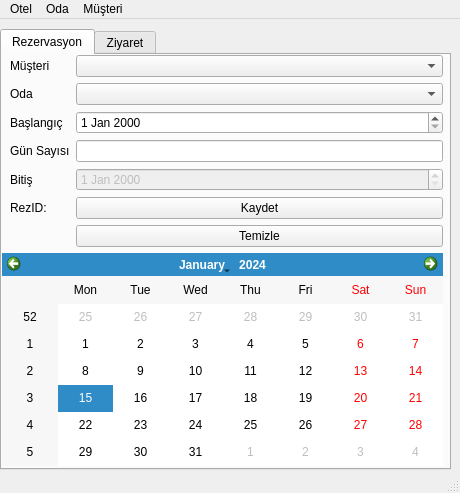
<?xml version="1.0" encoding="UTF-8"?>
<ui version="4.0">
 <class>OtelOTOMO</class>
 <widget class="QMainWindow" name="OtelOTOMO">
  <property name="geometry">
   <rect>
    <x>0</x>
    <y>0</y>
    <width>460</width>
    <height>493</height>
   </rect>
  </property>
  <property name="windowTitle">
   <string>OtelOTOMO</string>
  </property>
  <widget class="QWidget" name="centralwidget">
   <widget class="QTabWidget" name="tabWidget">
    <property name="geometry">
     <rect>
      <x>0</x>
      <y>10</y>
      <width>451</width>
      <height>441</height>
     </rect>
    </property>
    <property name="currentIndex">
     <number>0</number>
    </property>
    <widget class="QWidget" name="tab">
     <attribute name="title">
      <string>Rezervasyon</string>
     </attribute>
     <widget class="QWidget" name="verticalLayoutWidget">
      <property name="geometry">
       <rect>
        <x>0</x>
        <y>0</y>
        <width>441</width>
        <height>411</height>
       </rect>
      </property>
      <layout class="QVBoxLayout" name="verticalLayout">
       <property name="sizeConstraint">
        <enum>QLayout::SetNoConstraint</enum>
       </property>
       <item>
        <layout class="QFormLayout" name="formLayout">
         <property name="sizeConstraint">
          <enum>QLayout::SetNoConstraint</enum>
         </property>
         <property name="leftMargin">
          <number>8</number>
         </property>
         <item row="3" column="0">
          <widget class="QLabel" name="label">
           <property name="text">
            <string>Oda</string>
           </property>
          </widget>
         </item>
         <item row="3" column="1">
          <widget class="QComboBox" name="cmbOda"/>
         </item>
         <item row="1" column="0">
          <widget class="QLabel" name="label_2">
           <property name="text">
            <string>Müşteri</string>
           </property>
          </widget>
         </item>
         <item row="1" column="1">
          <widget class="QComboBox" name="cmbMusteri"/>
         </item>
         <item row="4" column="1">
          <widget class="QDateEdit" name="RezBas"/>
         </item>
         <item row="4" column="0">
          <widget class="QLabel" name="label_3">
           <property name="text">
            <string>Başlangıç</string>
           </property>
          </widget>
         </item>
         <item row="7" column="0">
          <widget class="QLabel" name="label_4">
           <property name="text">
            <string>Bitiş</string>
           </property>
          </widget>
         </item>
         <item row="7" column="1">
          <widget class="QDateEdit" name="RezBit">
           <property name="enabled">
            <bool>false</bool>
           </property>
          </widget>
         </item>
         <item row="5" column="0">
          <widget class="QLabel" name="label_9">
           <property name="text">
            <string>Gün Sayısı</string>
           </property>
          </widget>
         </item>
         <item row="5" column="1">
          <widget class="QLineEdit" name="txtGun"/>
         </item>
         <item row="8" column="1">
          <widget class="QPushButton" name="pushButton">
           <property name="text">
            <string>Kaydet</string>
           </property>
          </widget>
         </item>
         <item row="9" column="1">
          <widget class="QPushButton" name="pushButton_2">
           <property name="text">
            <string>Temizle</string>
           </property>
          </widget>
         </item>
         <item row="8" column="0">
          <widget class="QLabel" name="label_8">
           <property name="text">
            <string>RezID:</string>
           </property>
          </widget>
         </item>
        </layout>
       </item>
       <item>
        <widget class="QCalendarWidget" name="TakvimRez"/>
       </item>
      </layout>
     </widget>
    </widget>
    <widget class="QWidget" name="tab_2">
     <attribute name="title">
      <string>Ziyaret</string>
     </attribute>
     <widget class="QWidget" name="formLayoutWidget_2">
      <property name="geometry">
       <rect>
        <x>0</x>
        <y>10</y>
        <width>439</width>
        <height>202</height>
       </rect>
      </property>
      <layout class="QFormLayout" name="formLayout_2">
       <property name="leftMargin">
        <number>8</number>
       </property>
       <item row="1" column="0">
        <widget class="QLabel" name="label_6">
         <property name="text">
          <string>Müşteri</string>
         </property>
        </widget>
       </item>
       <item row="1" column="1">
        <widget class="QComboBox" name="cmbOda_2"/>
       </item>
       <item row="3" column="0">
        <widget class="QLabel" name="label_5">
         <property name="text">
          <string>Oda</string>
         </property>
        </widget>
       </item>
       <item row="3" column="1">
        <widget class="QComboBox" name="cmbMusteri_2">
         <property name="editable">
          <bool>false</bool>
         </property>
        </widget>
       </item>
       <item row="4" column="0">
        <widget class="QLabel" name="label_7">
         <property name="text">
          <string>Başlangıç</string>
         </property>
        </widget>
       </item>
       <item row="4" column="1">
        <widget class="QDateEdit" name="ZiyBas"/>
       </item>
      </layout>
     </widget>
     <widget class="QListWidget" name="ziyaretList">
      <property name="geometry">
       <rect>
        <x>0</x>
        <y>220</y>
        <width>441</width>
        <height>191</height>
       </rect>
      </property>
     </widget>
    </widget>
   </widget>
  </widget>
  <widget class="QMenuBar" name="menubar">
   <property name="geometry">
    <rect>
     <x>0</x>
     <y>0</y>
     <width>460</width>
     <height>18</height>
    </rect>
   </property>
   <widget class="QMenu" name="menuOtel_lemleri">
    <property name="title">
     <string>Otel</string>
    </property>
    <addaction name="otelBilgi"/>
   </widget>
   <widget class="QMenu" name="menuOda_lemleri">
    <property name="title">
     <string>Oda</string>
    </property>
    <addaction name="actionOda_Ekle"/>
    <addaction name="actionOda_Sil_D_zenle"/>
    <addaction name="actionOda_Listele"/>
   </widget>
   <widget class="QMenu" name="menuM_teri">
    <property name="title">
     <string>Müşteri</string>
    </property>
    <widget class="QMenu" name="menuM_teri_Ekle">
     <property name="title">
      <string>Müşteri Ekle</string>
     </property>
     <addaction name="actionYeni_M_teri"/>
     <addaction name="actionCl_M_teri"/>
    </widget>
    <addaction name="menuM_teri_Ekle"/>
   </widget>
   <addaction name="menuOtel_lemleri"/>
   <addaction name="menuOda_lemleri"/>
   <addaction name="menuM_teri"/>
  </widget>
  <widget class="QStatusBar" name="statusbar"/>
  <action name="otelBilgi">
   <property name="text">
    <string>Otel Bilgisi</string>
   </property>
  </action>
  <action name="actionOda_Ekle">
   <property name="icon">
    <iconset>
     <normaloff>iconset/002-hotel.png</normaloff>iconset/002-hotel.png</iconset>
   </property>
   <property name="text">
    <string>Oda Ekle</string>
   </property>
  </action>
  <action name="actionOda_Sil_D_zenle">
   <property name="text">
    <string>Oda Sil/Düzenle</string>
   </property>
  </action>
  <action name="actionOda_Listele">
   <property name="icon">
    <iconset>
     <normaloff>iconset/001-bed.png</normaloff>iconset/001-bed.png</iconset>
   </property>
   <property name="text">
    <string>Oda Listele</string>
   </property>
  </action>
  <action name="actionYeni_M_teri">
   <property name="text">
    <string>Yeni Müşteri</string>
   </property>
  </action>
  <action name="actionCl_M_teri">
   <property name="text">
    <string>Cl Müşteri</string>
   </property>
  </action>
 </widget>
 <resources>
  <include location="iconcan.qrc"/>
 </resources>
 <connections/>
</ui>
